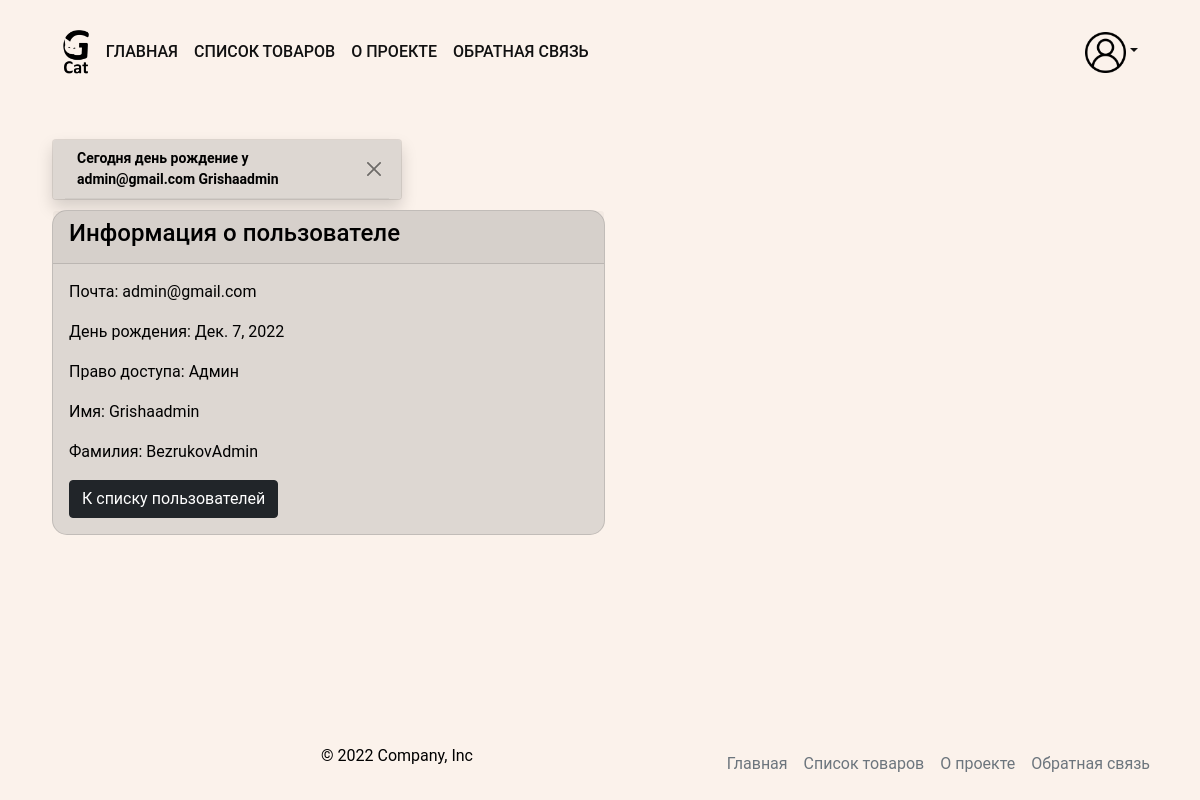
Page /users/10/ on the committed database.
### users/models.py (models this page shows, shortened)
class Profile(AbstractBaseUser, PermissionsMixin):
    objects = ProfileManager()
    first_name = models.CharField(
        'имя',
        max_length=150,
        blank=True,
        null=True,
    )
    last_name = models.CharField(
        'фамилия',
        max_length=150,
        blank=True,
        null=True,
    )
    email = models.EmailField(
        'почта',
        unique=True,
        null=True,
    )
    is_active = models.BooleanField(
        'активная учетная запись',
        default=True,
        null=True,
    )
    is_staff = models.BooleanField(
        'сотрудник',
        default=False,
        null=True,
    )
    is_superuser = models.BooleanField(
        'админ',
        default=False,
        null=True,
    )
    date_joined = models.DateTimeField(default=timezone.now)
    birthday = models.DateField(
        'день рождения',
        blank=True,
        null=True,
    )
    USERNAME_FIELD = 'email'
    class Meta:
        default_related_name = 'profiles'
        verbose_name = 'пользователь'
        verbose_name_plural = 'пользователи'

### users/views.py (the view)
class UserDetailView(DetailView):
    template_name = 'users/user_detail.html'
    model = Profile
    context_object_name = 'user'

### core/user_processor.py (called while the page is built)
def access_users(request):
    users = Profile.objects.published()
    return {'users': users}

### users/managers.py (called while the page is built)
    def published(self):
        return (
            self.get_queryset()
            .filter(birthday=datetime.today())
            .values('email', 'first_name')
        )

### templates/users/user_detail.html
{% extends "base.html" %}
{% load static %}
{% block content %}
<div class="card col-6">
  {% include "users/includes/card_of_user.html" %}
  <td>
    <a
      href="{% url 'users:user_list' %}"
      class="btn btn-dark"
    >К списку пользователей</a>
  </td>
  </div>
</div>
{% endblock %}

### templates/includes/users_birthday.html
<div class="container">
  <div class="row">
    {% for user in users %}
    <div class="toast fade show" role="alert" aria-live="assertive" aria-atomic="true" style="margin: 10px; background-color: #ddd7d2; color: #000;">
      <div class="toast-header" style="background-color: #ddd7d2; color: #000;">
        <strong class="me-auto">Сегодня день рождение у {{ user.email }} {{ user.first_name }}</strong>
        <button type="button" class="btn-close" data-bs-dismiss="toast" aria-label="Close"></button>
      </div>
    </div>
    {% endfor %}
  </div>
</div>

### templates/users/includes/card_of_user.html
<div class="card-header">
  <h4>Информация о пользователе</h4>
</div>
<div class="card-body">
  <p class="card-text">
      Почта: {{ user.email }}
  </p>
  <p class="card-text">
    День рождения:
    {% if user.birthday %}
      {{ user.birthday }}
    {% else %}
      не указан
    {% endif %}
  </p>
  <p class="card-text">
    Право доступа:
    {% if user.is_superuser %}
      Админ
    {% elif user.is_staff %}
      Сотрудник
    {% else %}
      Клиент
    {% endif %}
  </p>
  {% if user.first_name %}
    <p class="card-text">Имя: {{ user.first_name }}</p>
  {% endif %}
  {% if user.last_name %}
    <p class="card-text">Фамилия: {{ user.last_name }}</p>
  {% endif %}

### static_dev/style/style.css (style rules this page uses)
html { font-size: 16px; }
body { font-family: 'Roboto', sans-serif; font-size: 16px; font-weight: 400; color: #000; background-color: #fff; min-width: 350px; min-height: 100vh; display: flex; flex-direction: column; background-color: #FBF2EB; }
a { color: #111; }
.card { background-color: #ddd7d2; color: #000; border-radius: 15px; }

### rows in the picture
Profile: email "admin@gmail.com", first_name "Grishaadmin", birthday "Дек. 7, 2022", last_name "BezrukovAdmin"
